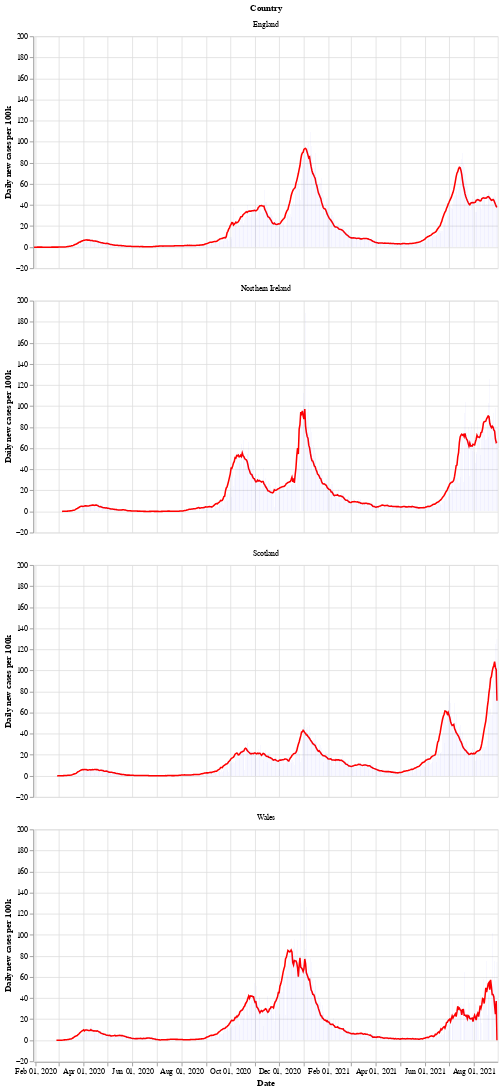

Here is the notebook cell this chart was saved with:
### Markdown cell above
Next is a bar chart of the number of new cases in each country (per 100k population), with the 7 day moving average of cases. Again we see that Wales saw a longer period of raising and falling cases compared to the other countries.

After a period of cases falling, each nation is now seeing a rise in the number of cases - especially in Wales.

### Code cell
# collapse
bars = alt.Chart(uk_cases).mark_bar().encode(
    x=alt.X("yearmonthdate(date):T", axis=alt.Axis(title='Date')),
    y=alt.Y("newCasesRate:Q", axis=alt.Axis(title='Daily new cases per 100k')),
    tooltip='newCasesRate',
    color=alt.condition(
        alt.datum.dailyChange > 0,
        alt.value("orange"),  # The positive color
        alt.value("blue")  # The negative color
    )
).properties(title='New cases per 100k population with rolling 7 day average', width=600).interactive()
line = alt.Chart(uk_cases).mark_line(
    color='red',
    size=2,
).transform_window(
    rolling_mean='mean(newCasesRate)',
    frame=[0, 7],
    groupby=['areaName']
).encode(
    x='yearmonthdate(date):T',
    y='rolling_mean:Q'
)
alt.layer(line, bars, data=uk_cases).facet(alt.Row('areaName', title='Country'), columns=1)

### Figure 1 — Vega-Lite specification as saved in the notebook (floating-point values rounded to 4 significant figures; data arrays with more than 128 entries replaced by an {"elided": "..."} marker saying what was removed)
{"config": {"view": {"continuousWidth": 400, "continuousHeight": 300}}, "data": {"name": "data-d054e28eaeb85bb217a25ba96eca0aae"}, "facet": {"type": "nominal", "field": "areaName", "title": "Country"}, "spec": {"layer": [{"mark": {"type": "line", "color": "red", "size": 2}, "encoding": {"x": {"type": "temporal", "field": "date", "timeUnit": "yearmonthdate"}, "y": {"type": "quantitative", "field": "rolling_mean"}}, "transform": [{"window": [{"op": "mean", "field": "newCasesRate", "as": "rolling_mean"}], "frame": [0, 7], "groupby": ["areaName"]}]}, {"mark": "bar", "encoding": {"color": {"condition": {"value": "orange", "test": "(datum.dailyChange > 0)"}, "value": "blue"}, "tooltip": {"type": "quantitative", "field": "newCasesRate"}, "x": {"type": "temporal", "axis": {"title": "Date"}, "field": "date", "timeUnit": "yearmonthdate"}, "y": {"type": "quantitative", "axis": {"title": "Daily new cases per 100k"}, "field": "newCasesRate"}}, "selection": {"selector002": {"type": "interval", "bind": "scales", "encodings": ["x", "y"]}}, "title": "New cases per 100k population with rolling 7 day average", "width": 600}]}, "columns": 1, "$schema": "https://vega.github.io/schema/vega-lite/v4.8.1.json", "datasets": {"data-d054e28eaeb85bb217a25ba96eca0aae": {"elided": "2224 records"}}}
